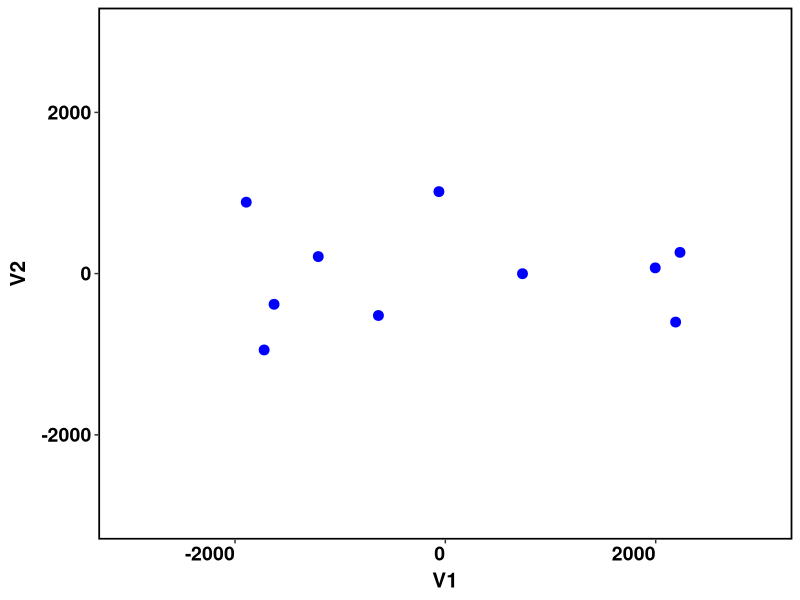

R code for this plot: (Note: this script raises an error after producing the figure.)
### This is an R script to teach Multidimensional Scaling concepts, using U.S. cities as example data.

### Begin by opening R Studio and setting the working directory.

###	Navigate to your working folder and use the "More" button under the "Files" tab in the lower-right window.

### Next, install and load the R packages 'vegan', 'ggplot2', and 'ggrepel'.

    install.packages("vegan")
	
	install.packages("ggplot2")
	
	install.packages("ggrepel")

    library(vegan)
	
	library(ggplot2)
	library(tidyverse)
	library(ggrepel)


	#theme function
	anh_theme <- function() {
	  theme(
	    axis.text.x = element_text(colour = "black", face = "bold", size = 14, hjust = 1),
	    axis.text.y = element_text(colour = "black", size = 14, face = "bold"),
	    axis.title.x = element_text(face = "bold", size = 15, colour = "black", margin = margin(t = 5)),
	    axis.title.y = element_text(face = "bold", size = 15, colour = "black", 
	                                angle = 90, vjust = 0.5, margin = margin(r = 10)),
	    axis.title.y.right = element_text(size = 15, angle = 270, vjust = 0.5),
	    legend.text = element_text(size = 12, face = "bold", colour = "black"),
	    legend.title = element_text(size = 14, colour = "black", face = "bold"),
	    legend.position = "right",
	    legend.key = element_blank(),
	    panel.background = element_blank(),
	    panel.border = element_rect(colour = "black", fill = NA, size = 1.2),
	    plot.title = element_text(color = "black", size = 18, face = "bold", hjust = 0.5),
	    strip.text = element_text(size = 14)
	  )
	}
	
# Import the inter-city distance matrix named "CityDistRawKM.csv".

    CityDistRaw <- read.csv("./MultidimensionalScaling/CityDistRawKM.csv", row.names = 1, header = T)
glimpse(CityDistRaw)

# Convert the imported file to a R matrix (a matrix is different than the standard 'dataframe' table in R).

    DistMat <- as.matrix(CityDistRaw)


# Run METRIC Multidimensional Scaling with 2 dimensions (Vegan function 'wcmdscale').

    CityMDS <- wcmdscale(DistMat, k = 2)	# The 'k' setting specifies the number of dimensions to use.


# Save the MDS results as a data frame.

	CityMDS <- as.data.frame(CityMDS)


# Plot the 2-dimensional ordination.

    NMDSplot <- ggplot(CityMDS, aes(x = V1, y = V2)) + geom_point(color = 'blue', size = 3) + 
	
					   xlim(-3000, 3000) + ylim(-3000, 3000) + anh_theme()

    NMDSplot

# Add a new 'Site'column to [CityMDS] for use in plotting.

	CityMDS$Site <- row.names(CityMDS)


# Rebuild the ordination scatterplot with offset labels.

	NMDSplot <- NMDSplot + geom_label_repel(aes(label = Site), size = 2,
  
										    box.padding = 0.5, segment.color = 'grey50')

	NMDSplot


# Export the ordination scatterplot.

	ggsave("./MultidimensionalScaling/UScities_NMDSplot.png", width = 7, height = 7,dpi=300, units = "in")



### End of script.	